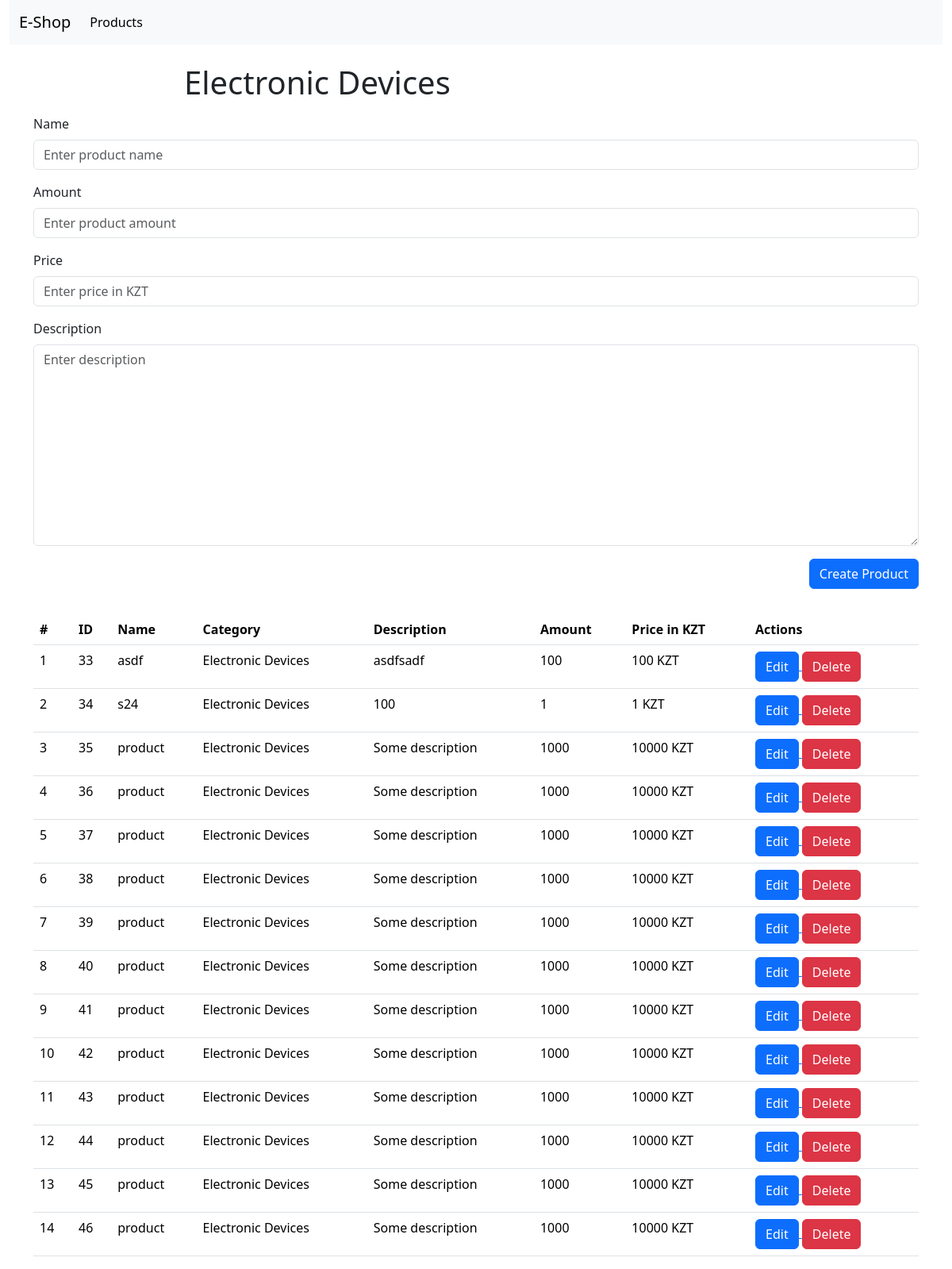
Screenshot of /categories/1 with the database file from the repository.
### shop/models.py (models this page shows, shortened)
class Category(models.Model):
    name = models.CharField(null=False, max_length=255, blank=False)
    class Meta:
        verbose_name = 'Category'
        verbose_name_plural = 'Categories'

class Product(models.Model):
    name = models.CharField(null=False, max_length=255, blank=False)
    description = models.CharField(null=False, max_length=2000, blank=True, default='')
    price = models.IntegerField(null=False)
    amount = models.IntegerField(null=False)
    created_at = models.DateTimeField(auto_now=True, null=False)
    category = models.ForeignKey(Category, null=True, on_delete=models.CASCADE)
    class Meta:
        verbose_name = 'Product'
        verbose_name_plural = 'Products'

### shop/views.py (the view, shortened to what this page needs)
# urls.py: path('categories/<int:pk>', category_page_view, name='category_details_page'),
def category_page_view(request, pk):
    if request.method == 'GET':
        category = Category.objects.get(id=pk)
        products = Product.objects.filter(category_id=category.id)
        form = CategoryProductForm()
        return render(request, 'shop/category.html', {'category': category, 'products': products, 'form': form})

### shop/forms.py
class CategoryProductForm(forms.ModelForm):
    class Meta:
        model = Product
        fields = ['name', 'amount', 'price', 'description']
        widgets = {
            'name': forms.TextInput({
                'class': 'form-control',
                'placeholder': 'Enter product name'
            }),
            'amount': forms.TextInput({
                'class': 'form-control',
                'placeholder': 'Enter product amount'
            }),
            'description': forms.Textarea({
                'class': 'form-control',
                'placeholder': 'Enter description'
            }),
            'price': forms.TextInput({
                'class': 'form-control',
                'placeholder': 'Enter price in KZT'
            }),
        }

### shop/templates/shop/category.html (shortened to what this page needs)
{% extends 'base.html' %}
{% block content %}
<div class="container-fluid">
    <div class="row">
        <div class="col-12">
            {% include 'header.html' %}
        </div>
    </div>
</div>
<div class="container">
    <div class="row">
        <div class="col-8 offset-2">
            <h1 class="mt-4">{{ category.name }}</h1>
        </div>
        <div class="col-12">
            <form action="{% url 'category_details_page' pk=category.id %}" method="POST" class="my-2"
                  autocomplete="off">
                {% for field in form %}
                <div class="mb-3">
                    <label for="{{ field.auto_id }}" class="form-label">{{ field.label }}</label>
                    {{ field }}
                </div>
                {% endfor %}
                <div class="d-flex justify-content-end">
                    <button type="submit" class="btn btn-primary">Create Product</button>
                </div>
            </form>
        </div>
    </div>
    <div class="row">
        <div class="col-12">
            {% include 'shop/products-list.html' %}
            {% endblock %}

### templates/base.html (shortened to what this page needs)
{% load static %}
<html>
    <head>
        <link rel="stylesheet" href="{% static 'bootstrap/css/bootstrap.min.css' %}" />
    </head>
    <body>
        {% block content %}
        {% endblock %}
    </body>
</html>

### templates/header.html (shortened to what this page needs)
<nav class="navbar navbar-expand-lg bg-body-tertiary">
    <div class="container-fluid">
        <a class="navbar-brand" href="{% url 'index_page' %}">E-Shop</a>
        <div class="collapse navbar-collapse" id="navbarSupportedContent">
            <ul class="navbar-nav me-auto mb-2 mb-lg-0">
                <li class="nav-item">
                    <a class="nav-link active" aria-current="page" href="{% url 'products_page' %}">Products</a>
                </li>
            </ul>
        </div>
    </div>
</nav>

### shop/templates/shop/products-list.html
<table class="table mt-4">
    <thead>
    <tr>
        <th scope="col">#</th>
        <th scope="col">ID</th>
        <th scope="col">Name</th>
        <th scope="col">Category</th>
        <th scope="col">Description</th>
        <th scope="col">Amount</th>
        <th scope="col">Price in KZT</th>
        <th scope="col">Actions</th>
    </tr>
    </thead>
    <tbody>
    {% if products|length > 0 %}
    {% for product in products %}
    <tr>
        <td>{{ forloop.counter }}</td>
        <td>{{ product.id }}</td>
        <td>{{ product.name}}</td>
        <td>{{ product.category.name}}</td>
        <td>{{ product.description }}</td>
        <td>{{ product.amount }}</td>
        <td>{{ product.price }} KZT</td>
        <td>
            <a href="{% url 'edit_product_page' pk=product.id %}">
                <button class="btn btn-primary">Edit</button>
            </a>
            <a href="{% url 'delete_product_page' pk=product.id %}">
                <button class="btn btn-danger">Delete</button>
            </a>
        </td>
    </tr>
    {% endfor %}
    {% else %}
    <tr>
        <td colspan="6" class="text-center">
            No products yet
        </td>
    </tr>
    {% endif %}
    </tbody>
</table>

### rows the page displays
Category: name "Electronic Devices"
Product: id "33", name "asdf", category.name "Electronic Devices", description "asdfsadf", amount "100", price "100"
Product: id "34", name "s24", category.name "Electronic Devices", description "100", amount "1", price "1"
Product: id "35", name "product", category.name "Electronic Devices", description "Some description", amount "1000", price "10000"
Product: id "36", name "product", category.name "Electronic Devices", description "Some description", amount "1000", price "10000"
Product: id "37", name "product", category.name "Electronic Devices", description "Some description", amount "1000", price "10000"
Product: id "38", name "product", category.name "Electronic Devices", description "Some description", amount "1000", price "10000"
Product: id "39", name "product", category.name "Electronic Devices", description "Some description", amount "1000", price "10000"
Product: id "40", name "product", category.name "Electronic Devices", description "Some description", amount "1000", price "10000"
Product: id "41", name "product", category.name "Electronic Devices", description "Some description", amount "1000", price "10000"
Product: id "42", name "product", category.name "Electronic Devices", description "Some description", amount "1000", price "10000"
Product: id "43", name "product", category.name "Electronic Devices", description "Some description", amount "1000", price "10000"
Product: id "44", name "product", category.name "Electronic Devices", description "Some description", amount "1000", price "10000"
Product: id "45", name "product", category.name "Electronic Devices", description "Some description", amount "1000", price "10000"
Product: id "46", name "product", category.name "Electronic Devices", description "Some description", amount "1000", price "10000"

### other values shown
{{ field.label }} "Name" "Amount" "Price" "Description"
